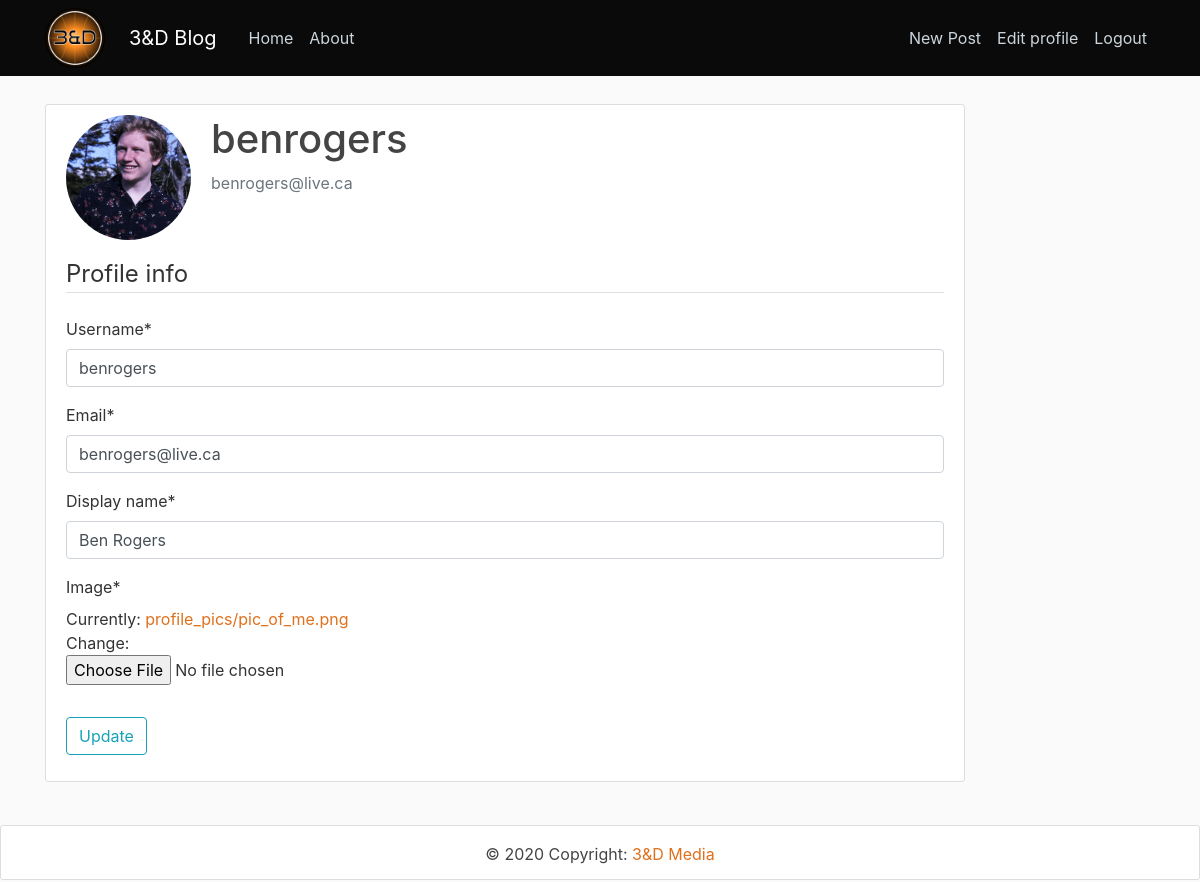
Page /profile/ (signed in) on the committed database.
### users/models.py (models this page shows, shortened)
class Account(AbstractBaseUser):
    email = models.EmailField(verbose_name="email", max_length=60, unique=True)
    username = models.CharField(max_length=25, unique=True)
    date_joined = models.DateTimeField(verbose_name='date_joined', auto_now_add=True)
    last_login = models.DateTimeField(verbose_name='last_login', auto_now=True)
    is_admin = models.BooleanField(default=False)
    is_active = models.BooleanField(default=True)
    is_staff = models.BooleanField(default=False)
    is_superuser = models.BooleanField(default=False)
    display_name = models.CharField(max_length=25)
    is_author = models.BooleanField(default=False)
    USERNAME_FIELD = 'username'
    objects = MyAccountManager()
    REQUIRED_FIELDS = ['email', ]

class Profile(models.Model):
    user = models.OneToOneField(Account, on_delete=models.CASCADE)
    image = models.ImageField(default='logo.png', upload_to='profile_pics')

### users/views.py (the view)
# urls.py: path('profile/', user_views.profile, name='profile'),
@login_required
def profile(req):
    if req.method == 'POST':
        u_form = UserUpdateForm(req.POST, instance= req.user)
        p_form = ProfileUpdateForm(req.POST, req.FILES, instance= req.user.profile)
        if u_form.is_valid() and p_form.is_valid():
            u_form.save()
            p_form.save()
            messages.success(req, f'Your account has been updated')
            return redirect('profile')
    else:
        u_form = UserUpdateForm(instance= req.user)
        p_form = ProfileUpdateForm(instance= req.user.profile)
    context = {
        'u_form': u_form,
        'p_form': p_form
    }
    return render(req, 'users/profile.html', context)

### users/forms.py (shortened to what this page needs)
class UserUpdateForm(forms.ModelForm):
    class Meta:
        model = Account
        fields = ['username', 'email','display_name']

class ProfileUpdateForm(forms.ModelForm):
    class  Meta:
        model = Profile
        fields = ['image']

### users/templates/users/profile.html (shortened to what this page needs)
{% extends "blog/base.html" %}
{% load crispy_forms_tags %}
{% block content %}
<div class="content-section">
    <div class="media">
      <img class="rounded-circle account-img" src="{{ user.profile.image.url }}">
      <div class="media-body">
        <h2 class="account-heading">{{ user.username }} </h2>
        <p class="text-secondary">{{ user.email }}</p>
      </div>
    </div>
    <form method="POST" enctype="multipart/form-data">
        <fieldset class="form-group">
            <legend class="border-bottom mb-4"> Profile info</legend>
            {{ u_form|crispy }}
            {{ p_form|crispy }}
        </fieldset>
        <div class="form-group">
            <button class="btn btn-outline-info" type="submit"> Update </button>
        </div>
    </form>
  </div>
{% endblock content %}

### blog/static/blog/main.css (style rules this page uses)
body { background: #fafafa; color: #333333; margin-top: 5rem; min-height: 100%; position: relative; min-height: 100vh; padding-bottom: 4 rem; margin-bottom: 6 rem; }
a { color: #df701c; }
h1, h2, h3, h4, h5, h6 { color: #444444; }
body::after { content: ''; display: block; height: 50px; }
.content-section { background: #ffffff; padding: 10px 20px; border: 1px solid #dddddd; border-radius: 3px; margin-bottom: 20px; }
.account-img { height: 125px; width: 125px; margin-right: 20px; margin-bottom: 16px; }
.account-heading { font-size: 2.5rem; }

### rows in the picture
Account: profile.image (picture), username "benrogers", email "benrogers@live.ca", display_name "Ben Rogers"
